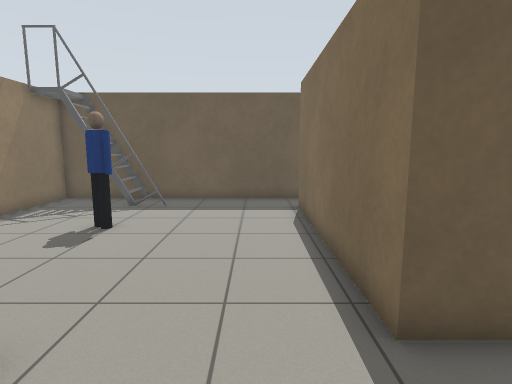
view 1 (above)

18 first-person views from a walk through a world built for the Gazebo simulator. The camera is 1.2 m above the floor, tilts 8° down and sees 80° across. The floor is counted in squares, 0.5 m on a side. Each view is taken from the middle of a square. On the plan, view 1 faces up. The plan holds only what a view shows up to about 18 squares ahead; the rest is blank. Simple patterns stand in for the simulator's built-in surfaces. Some stock models are drawn as simple stand-ins. Surface patterns are stand-ins for the level's own textures.

view 2
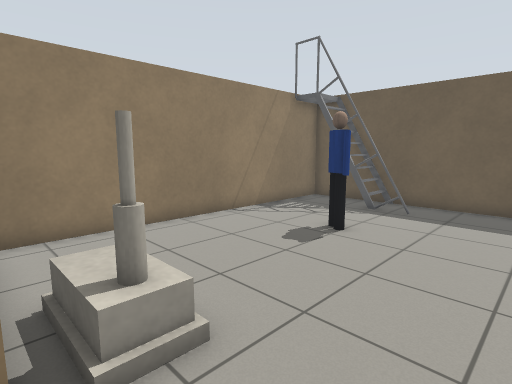

view 3
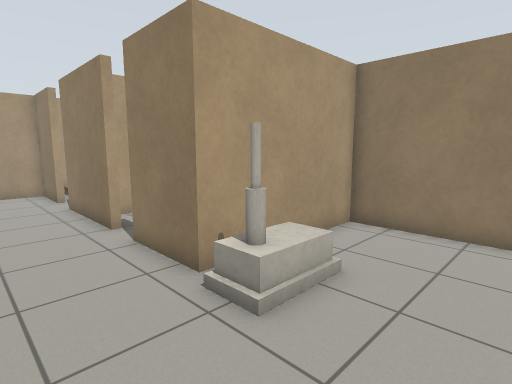

view 4
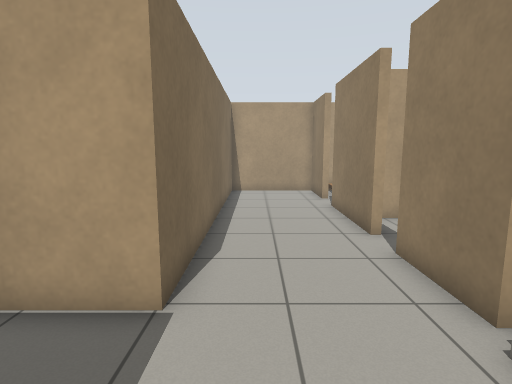

view 5
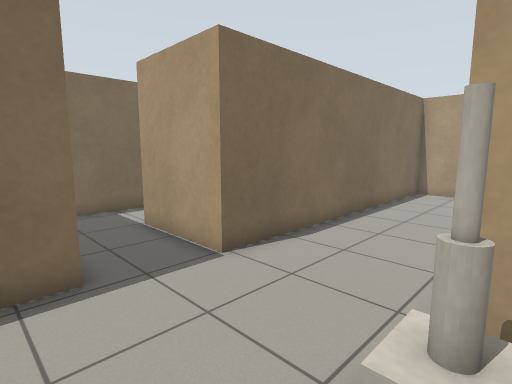

view 6
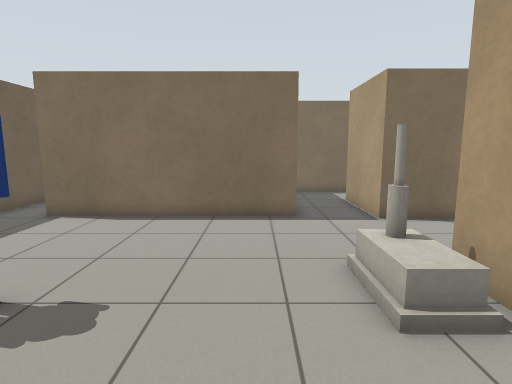

view 7
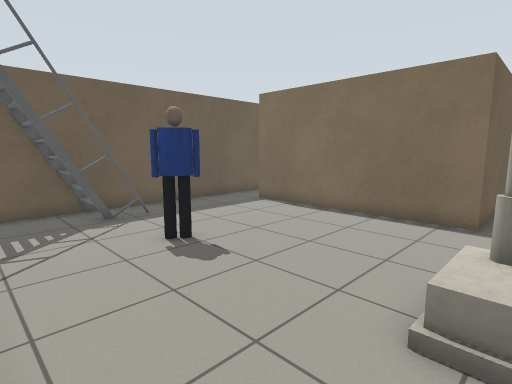

view 8
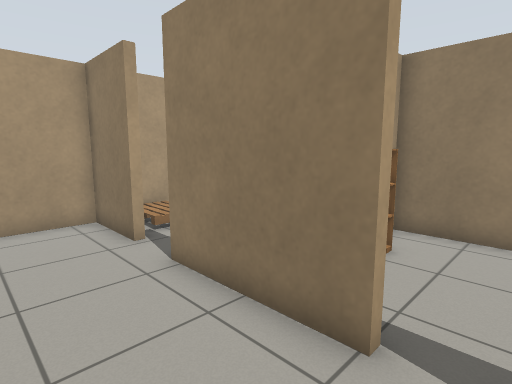

view 9
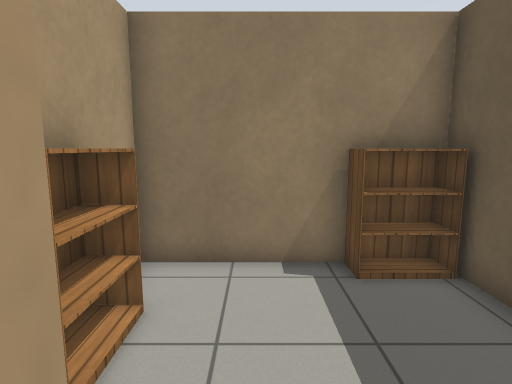

view 10
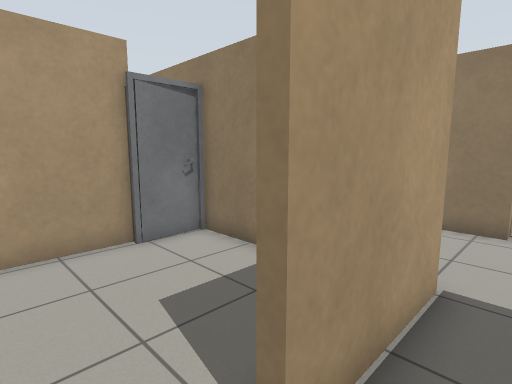

view 11
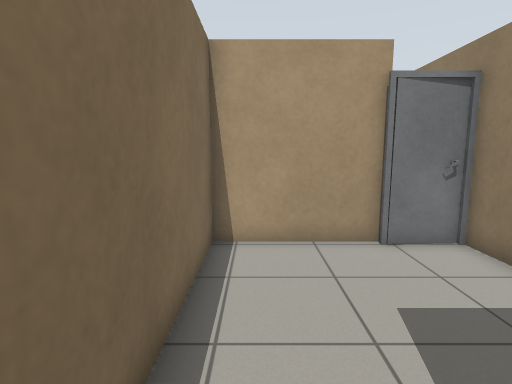

view 12
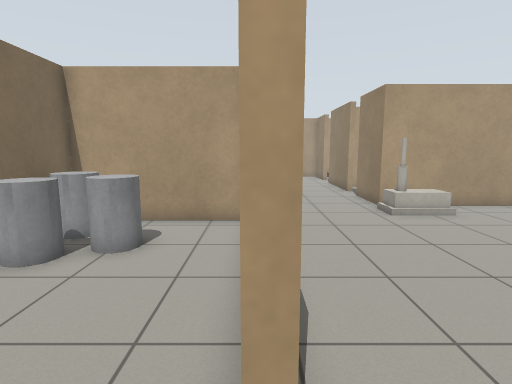

view 13
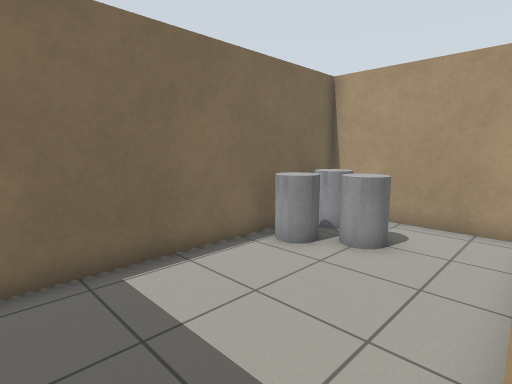

view 14
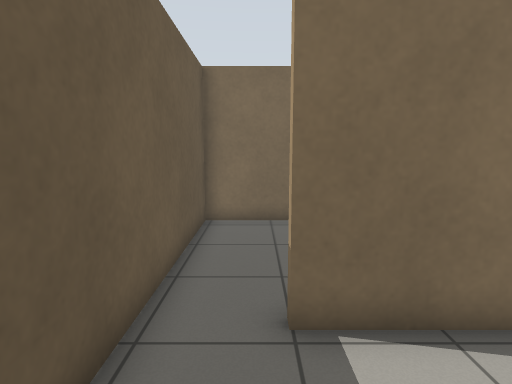

view 15
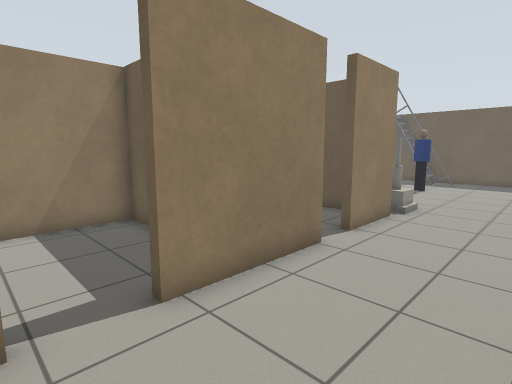

view 16
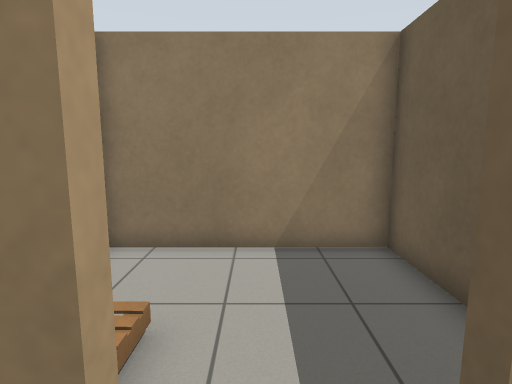

view 17
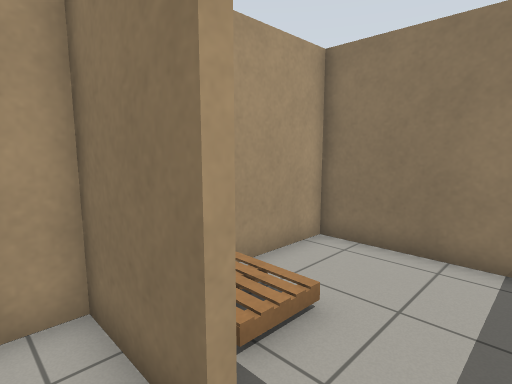

view 18
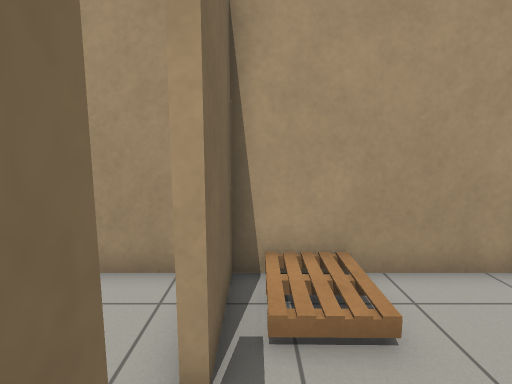

### Floor plan
Points are (right, up) in squares from view 1. A wall is a line through its corners. A room is listed if a view was taken in it or the views show most of it. See-through windows are left out.
Room 1 (views 1, 2, 3, 4, 5, 6, 7, 10, 11, 12, 13, 14)
walls: (2.4, 14.7) (-9.3, 14.7) (-9.3, 1.2) (-3.2, 1.2) (-3.2, -1.8); (1.4, -1.5) (1.4, 0.7) (5.5, 0.7); (7.2, 3.6) (1.8, 3.6) (1.8, 12.6); (8.1, -0.5) (8.1, 2.8)
ways out: opening at (-1, -0.5) to room 2; opening at (2, 13.5) to room 5; opening at (6.5, 0) to room 7
objects: ladder (-7, 13) to (-4, 14); house (-5, 2) to (-3, 3); person (-5, 9) to (-4, 9)
Room 2 (views 8, 15, 16, 17)
walls: (-3.2, -9.8) (-3.2, -12.7) (1.4, -12.7) (1.4, -1.5); (-3.2, -3.4) (-3.2, -7.9)
ways out: opening at (-1, -0.5) to room 1; opening at (-3, -2.5) to room 3; opening at (-3, -8.5) to room 4
Room 3 (view 9)
walls: (-3.6, -3.4) (-3.2, -3.4); (-5, -5.5) (-4.2, -5.5); (-3.2, -1.8) (-3.6, -1.8); (-5, 0.9) (-9.3, 0.9) (-9.3, -5.5) (-6.5, -5.5)
ways out: opening at (-3, -2.5) to room 2
objects: bookshelf (-9, 0); bookshelf (-7, -5) to (-6, -5)
Room 4 (view 18)
walls: (-3.5, -10.2) (-3.5, -9.8) (-3.2, -9.8); (-3.2, -7.9) (-3.6, -7.9); (-6.4, -5.8) (-9.3, -5.8) (-9.3, -12.7) (-3.5, -12.7)
ways out: opening at (-3, -8.5) to room 2
objects: pallet (-6, -12) to (-4, -11)
Room 5 (no view inside)
walls: (2.5, 3.9) (8.1, 3.9) (8.1, 14.7) (2.4, 14.7)
ways out: opening at (2, 13.5) to room 1
objects: grey cylinder (5, 6) to (6, 7); grey cylinder (6, 7) to (7, 8); grey cylinder (7, 5) to (7, 6)
Room 6 (no view inside)
walls: (1.7, -3.2) (1.7, -5.2); (3.7, -5.7) (5.4, -5.7)
ways out: opening at (4.5, -3) to room 7
objects: door leaf (2, -6) to (3, -6)
Room 7 (no view inside)
walls: (5.4, -5.7) (8.1, -5.7) (8.1, -0.5)
ways out: opening at (6.5, 0) to room 1; opening at (4.5, -3) to room 6

Positions as (right, up) in squares from view 1, and headings:
1: (0, 0), facing up
2: (0, 1), facing up-left
3: (0, 6), facing down-left
4: (0, 5), facing down
5: (-4, 5), facing down-right
6: (-9, 5), facing right
7: (-9, 2), facing up-right
8: (0, -2), facing down-left
9: (-3, -3), facing left
10: (7, 2), facing down-left
11: (7, 2), facing down
12: (2, 14), facing down
13: (2, 14), facing down-right
14: (-2, 13), facing right
15: (1, -10), facing up-left
16: (-2, -9), facing left
17: (-2, -8), facing down-left
18: (-4, -7), facing down
